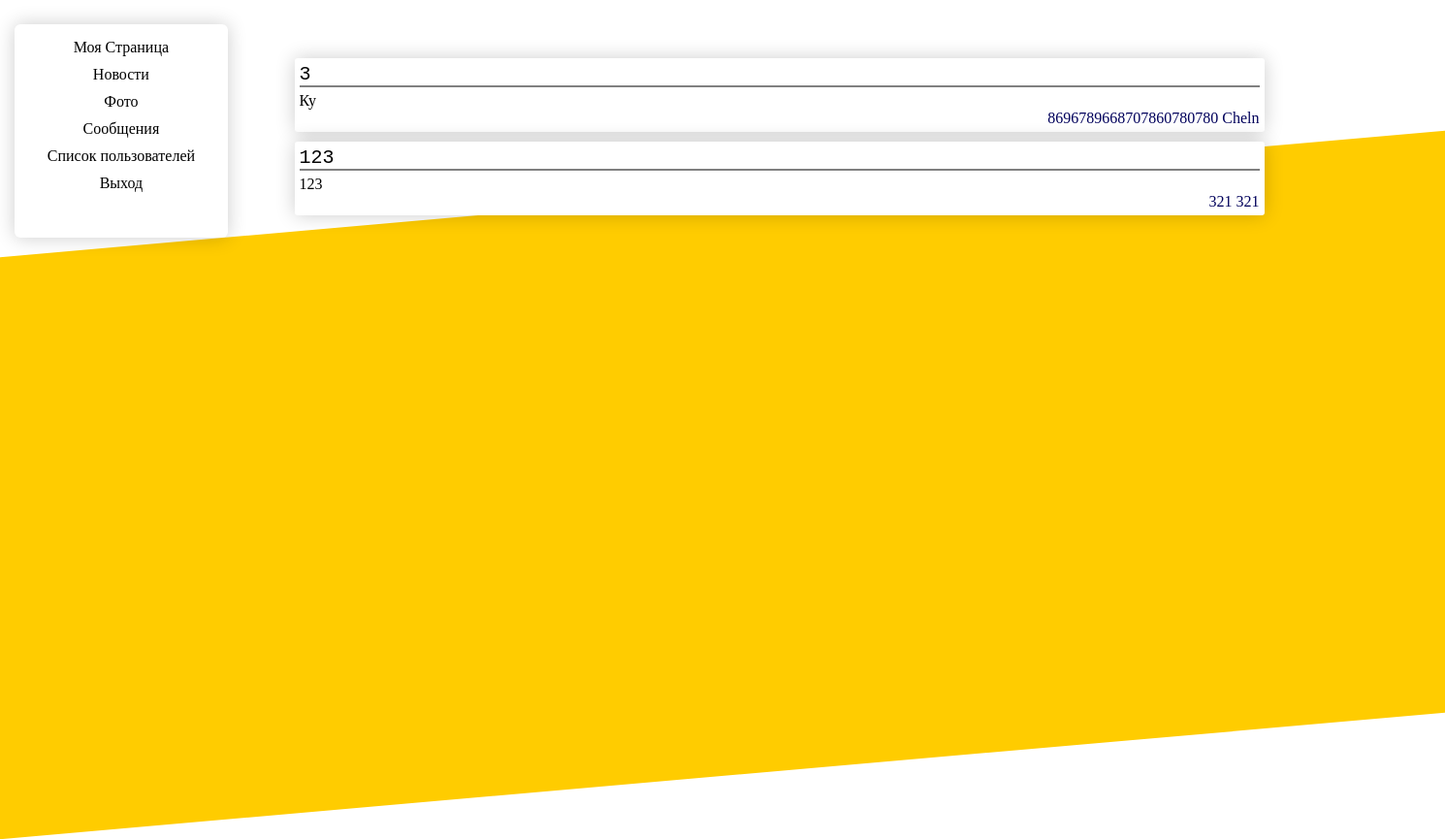
The page /news (signed in) on the database its author committed.
### tables this page shows
CREATE TABLE news 
                                  (id INTEGER PRIMARY KEY AUTOINCREMENT, 
                                   title VARCHAR(100),
                                   content VARCHAR(1000),
                                   user_id INTEGER
                                   );

### index.py (the view)
@app.route('/index')
@app.route('/news')
def news():
    if user_status:
        news_list = news_model.get_feed(user_id)
        return render_template('news.html', news=news_list, user=user_model)
    else:
        return redirect('/login')

### index.py (called while the page is built)
    def get(self, user_id):
        cursor = self.connection.cursor()
        cursor.execute(f'''SELECT * FROM users WHERE id = {user_id}''')
        row = cursor.fetchone()
        return row

    def get_feed(self, user_id):
        cursor = self.connection.cursor()
        cursor.execute(
            f'''SELECT * FROM news WHERE user_id in (SELECT follow_id from feed WHERE user_id =  {user_id} ) ORDER BY id DESC''')
        rows = cursor.fetchall()
        return rows

### templates/news.html
{% extends "base.html" %}
{% block content %}
    <div class="ProfilePage">
        {% for item in news %}
            <div class="Post">
                <div class="PostTitle">{{ item[1] }}</div>
                <div class="PostContent">
                    {{ item[2] }}
                </div>
                {% if lock %}
                    <div class="PostDelete" onclick="javascript:document.location.href='/delete_news/{{ item[0] }}'">
                        ✖
                    </div>
                {% else %}
                    <div class="PostAuthor">
                        <div class="PostAuthorContent" onclick="javascript:document.location.href='/profile/{{ item[3] }}'">
                            {{ ' '.join(user.get(item[3])[1:3]) }}
                        </div>
                    </div>
                {% endif %}
            </div>
        {% endfor %}
    </div>
{% endblock %}

### templates/base.html (style rules this page uses)
body { font-family: "Times New Roman"; margin: 0; padding: 0; background: url("https://cdn-images-1.medium.com/max/1200/1*kFaSuc5rVdJ_fM2c_bHszQ.png") no-repeat; background-size: cover; }
.lPage, .ProfilePage, .r_page, .ProfileInfo, .User_ID, .ProfileContent, .PostCreate, .PostDelete, .Avatar { display: inline-block; }
.ProfilePage { margin-left: 70px; }
.PostAuthor { color: #00005b; cursor: pointer; display: flex; justify-content: flex-end; }
.Post { background: white; margin: 10px 5px 5px 5px; padding: 5px; border-radius: 3px; width: 990px; -webkit-box-shadow: 0 0 20px 0px rgba(0, 0, 0, 0.2); -moz-box-shadow: 0 0 20px 0px rgba(0, 0, 0, 0.2); box-shadow: 0 0 20px 0px rgba(0, 0, 0, 0.2); }
.PostTitle { font-size: 20px; font-family: 'Consolas', 'Deja Vu Sans Mono', 'Bitstream Vera Sans Mono', monospace; position: relative; border-bottom: 2px solid gray; margin-bottom: 5px; }

### rows shown on the page
news: title "3", content "Ку", value "8696789668707860780780 Cheln"
news: title "123", content "123", value "321 321"
